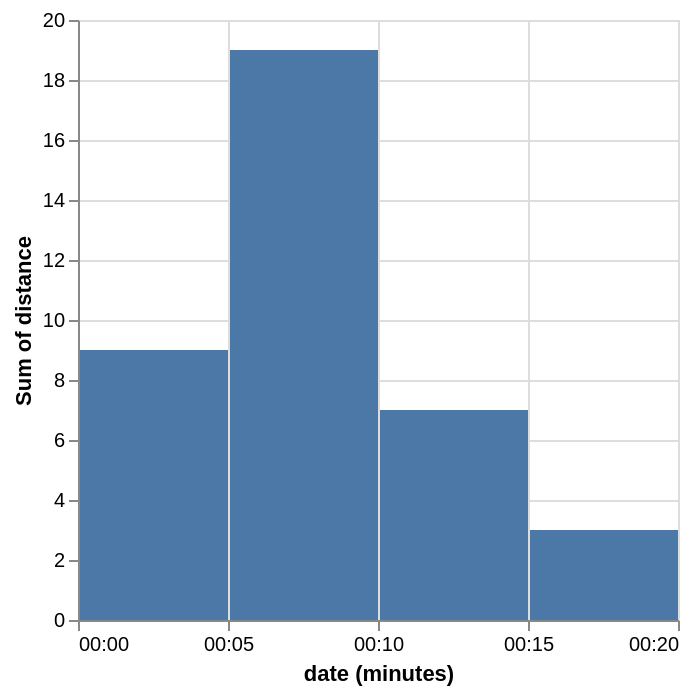

Source (Vega-Lite JSON):
### Vega-Lite specification from a JSON file in a GitHub repository (floating-point values rounded to 4 significant figures)
{"$schema": "https://vega.github.io/schema/vega-lite/v4.json", "description": "Showing sum of distance traveled for each 5-minute interval.", "data": {"values": [{"date": "Sun, 01 Jan 2012 00:00:00", "distance": 1}, {"date": "Sun, 01 Jan 2012 00:01:00", "distance": 1}, {"date": "Sun, 01 Jan 2012 00:02:00", "distance": 2}, {"date": "Sun, 01 Jan 2012 00:03:00", "distance": 1}, {"date": "Sun, 01 Jan 2012 00:04:00", "distance": 4}, {"date": "Sun, 01 Jan 2012 00:05:00", "distance": 2}, {"date": "Sun, 01 Jan 2012 00:06:00", "distance": 5}, {"date": "Sun, 01 Jan 2012 00:07:00", "distance": 2}, {"date": "Sun, 01 Jan 2012 00:08:00", "distance": 6}, {"date": "Sun, 01 Jan 2012 00:09:00", "distance": 4}, {"date": "Sun, 01 Jan 2012 00:10:00", "distance": 1}, {"date": "Sun, 01 Jan 2012 00:11:00", "distance": 1}, {"date": "Sun, 01 Jan 2012 00:12:00", "distance": 3}, {"date": "Sun, 01 Jan 2012 00:13:00", "distance": 0}, {"date": "Sun, 01 Jan 2012 00:14:00", "distance": 2}, {"date": "Sun, 01 Jan 2012 00:15:00", "distance": 3}]}, "mark": "bar", "encoding": {"x": {"field": "date", "timeUnit": {"unit": "minutes", "step": 5}}, "y": {"field": "distance", "aggregate": "sum"}}}
